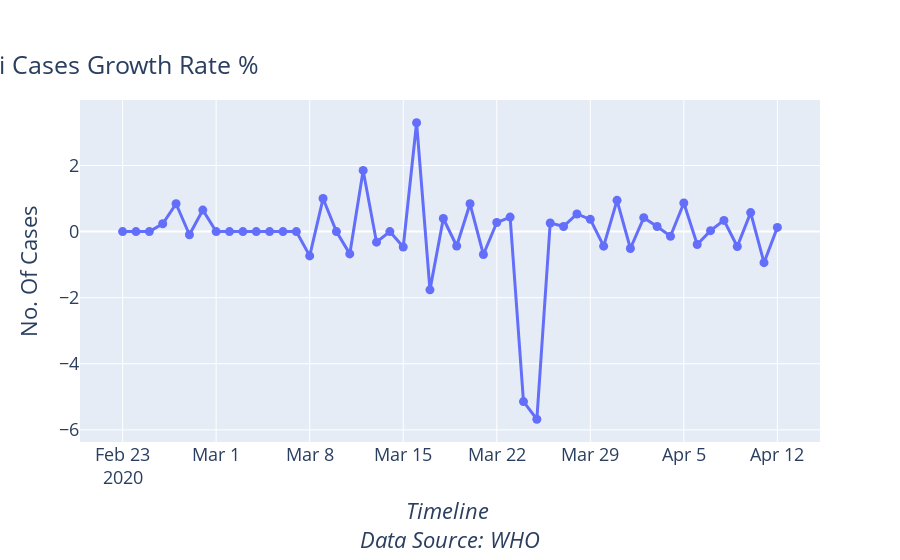

Notebook code for this chart:
### Markdown cell above
## Daily Percent Change in Growth Rate

Useful for tracking whether the growth rate is increasing. Any positive percentage indicates exponential growth.

### Code cell
#hide_input
fig = go.Figure()

tmp_df = ku_df.copy()
tmp_df = tmp_df[tmp_df['Growth Rate Accel'] < 10]

fig.add_trace(go.Scatter(x=tmp_df['Date'], 
                         y=tmp_df['Growth Rate Accel'],
                         mode='lines+markers',
                         name='Growth Acceleration',
                         #line=dict(color='Green', width=3)
                         ))
# Configure other layout properties
fig.update_layout(
    title={'text': 'Kuwaiti Cases Growth Rate %', 'y':0.9, 'x':0.1, 'xanchor': 'center', 'yanchor': 'top'},
    xaxis=dict(
        title='<i>Timeline <br>Data Source: WHO</i>',
    ),
    yaxis=dict(
        title='No. Of Cases',
    ),
   )
fig.show()

### Figure 1 — Plotly figure (JSON) as saved in the notebook; plotly's stock layout.template omitted (floating-point values rounded to 4 significant figures)
{"data": [{"mode": "lines+markers", "name": "Growth Acceleration", "type": "scatter", "x": ["2020-02-23T00:00:00", "2020-02-24T00:00:00", "2020-02-25T00:00:00", "2020-02-26T00:00:00", "2020-02-27T00:00:00", "2020-02-28T00:00:00", "2020-02-29T00:00:00", "2020-03-01T00:00:00", "2020-03-02T00:00:00", "2020-03-03T00:00:00", "2020-03-04T00:00:00", "2020-03-05T00:00:00", "2020-03-06T00:00:00", "2020-03-07T00:00:00", "2020-03-08T00:00:00", "2020-03-09T00:00:00", "2020-03-10T00:00:00", "2020-03-11T00:00:00", "2020-03-12T00:00:00", "2020-03-13T00:00:00", "2020-03-14T00:00:00", "2020-03-15T00:00:00", "2020-03-16T00:00:00", "2020-03-17T00:00:00", "2020-03-18T00:00:00", "2020-03-19T00:00:00", "2020-03-20T00:00:00", "2020-03-21T00:00:00", "2020-03-22T00:00:00", "2020-03-23T00:00:00", "2020-03-24T00:00:00", "2020-03-25T00:00:00", "2020-03-26T00:00:00", "2020-03-27T00:00:00", "2020-03-28T00:00:00", "2020-03-29T00:00:00", "2020-03-30T00:00:00", "2020-03-31T00:00:00", "2020-04-01T00:00:00", "2020-04-02T00:00:00", "2020-04-03T00:00:00", "2020-04-04T00:00:00", "2020-04-05T00:00:00", "2020-04-06T00:00:00", "2020-04-07T00:00:00", "2020-04-08T00:00:00", "2020-04-09T00:00:00", "2020-04-10T00:00:00", "2020-04-11T00:00:00", "2020-04-12T00:00:00"], "y": [0, 0, 0, 0.2364, 0.842, -0.09471, 0.6512, 0, 0, 0, 0, 0, 0, 0, -0.7356, 1, 0, -0.675, 1.852, -0.3194, 0, -0.4667, 3.295, -1.764, 0.3971, -0.4356, 0.8423, -0.6935, 0.2739, 0.4398, -5.144, -5.68, 0.2611, 0.1553, 0.5329, 0.3713, -0.4406, 0.9451, -0.5117, 0.4213, 0.1554, -0.14, 0.8665, -0.3892, 0.02917, 0.3389, -0.4507, 0.575, -0.9411, 0.1267]}], "layout": {"autosize": true, "title": {"text": "Kuwaiti Cases Growth Rate %", "x": 0.1, "xanchor": "center", "y": 0.9, "yanchor": "top"}, "xaxis": {"autorange": true, "range": ["2020-02-20 00:01:27.8406", "2020-04-14 23:58:32.1594"], "title": {"text": "<i>Timeline <br>Data Source: WHO</i>"}, "type": "date"}, "yaxis": {"autorange": true, "range": [-6.463, 4.077], "title": {"text": "No. Of Cases"}, "type": "linear"}}}
